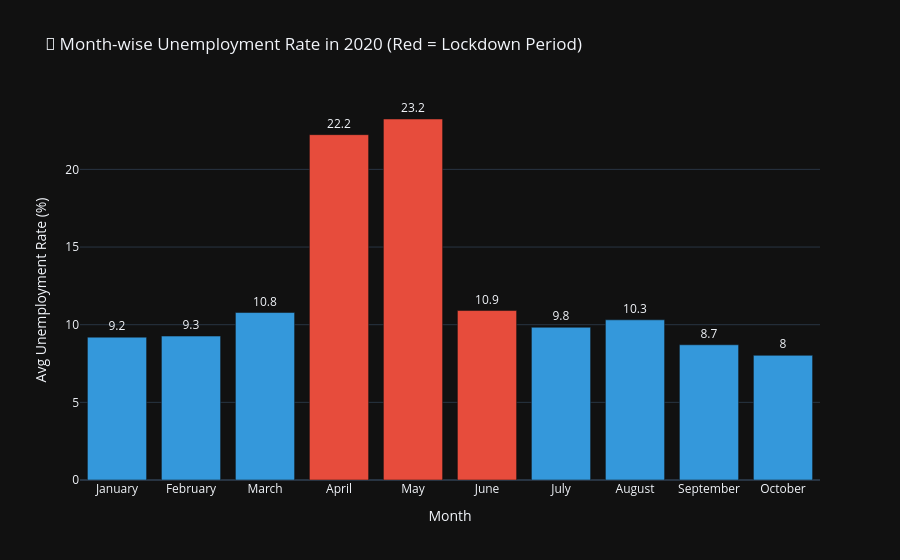

This figure's notebook cell:
### Code cell
# Month-wise trend within 2020 (Dataset 2)
monthly_2020 = df2.groupby(['Month_num', 'Month'])['Unemployment_Rate'].mean().reset_index().sort_values('Month_num')

fig = go.Figure()
fig.add_trace(go.Bar(
    x=monthly_2020['Month'], y=monthly_2020['Unemployment_Rate'],
    marker_color=['#E74C3C' if m >= 4 and m <= 6 else '#3498DB' for m in monthly_2020['Month_num']],
    text=monthly_2020['Unemployment_Rate'].round(1),
    textposition='outside'
))
fig.update_layout(
    title='📅 Month-wise Unemployment Rate in 2020 (Red = Lockdown Period)',
    xaxis_title='Month', yaxis_title='Avg Unemployment Rate (%)',
    template='plotly_dark', height=450
)
fig.show()

### Figure 1 — Plotly figure (JSON) as saved in the notebook; plotly's stock layout.template omitted (floating-point values rounded to 4 significant figures)
{"data": [{"marker": {"color": ["#3498DB", "#3498DB", "#3498DB", "#E74C3C", "#E74C3C", "#E74C3C", "#3498DB", "#3498DB", "#3498DB", "#3498DB"]}, "text": [9.2, 9.3, 10.8, 22.2, 23.2, 10.9, 9.8, 10.3, 8.7, 8.0], "textposition": "outside", "type": "bar", "x": ["January", "February", "March", "April", "May", "June", "July", "August", "September", "October"], "y": [9.197, 9.266, 10.78, 22.24, 23.24, 10.91, 9.834, 10.31, 8.706, 8.026]}], "layout": {"autosize": true, "title": {"text": "📅 Month-wise Unemployment Rate in 2020 (Red = Lockdown Period)"}, "xaxis": {"autorange": true, "range": [-0.5, 9.5], "title": {"text": "Month"}, "type": "category"}, "yaxis": {"autorange": true, "range": [0, 24.47], "title": {"text": "Avg Unemployment Rate (%)"}, "type": "linear"}}}
